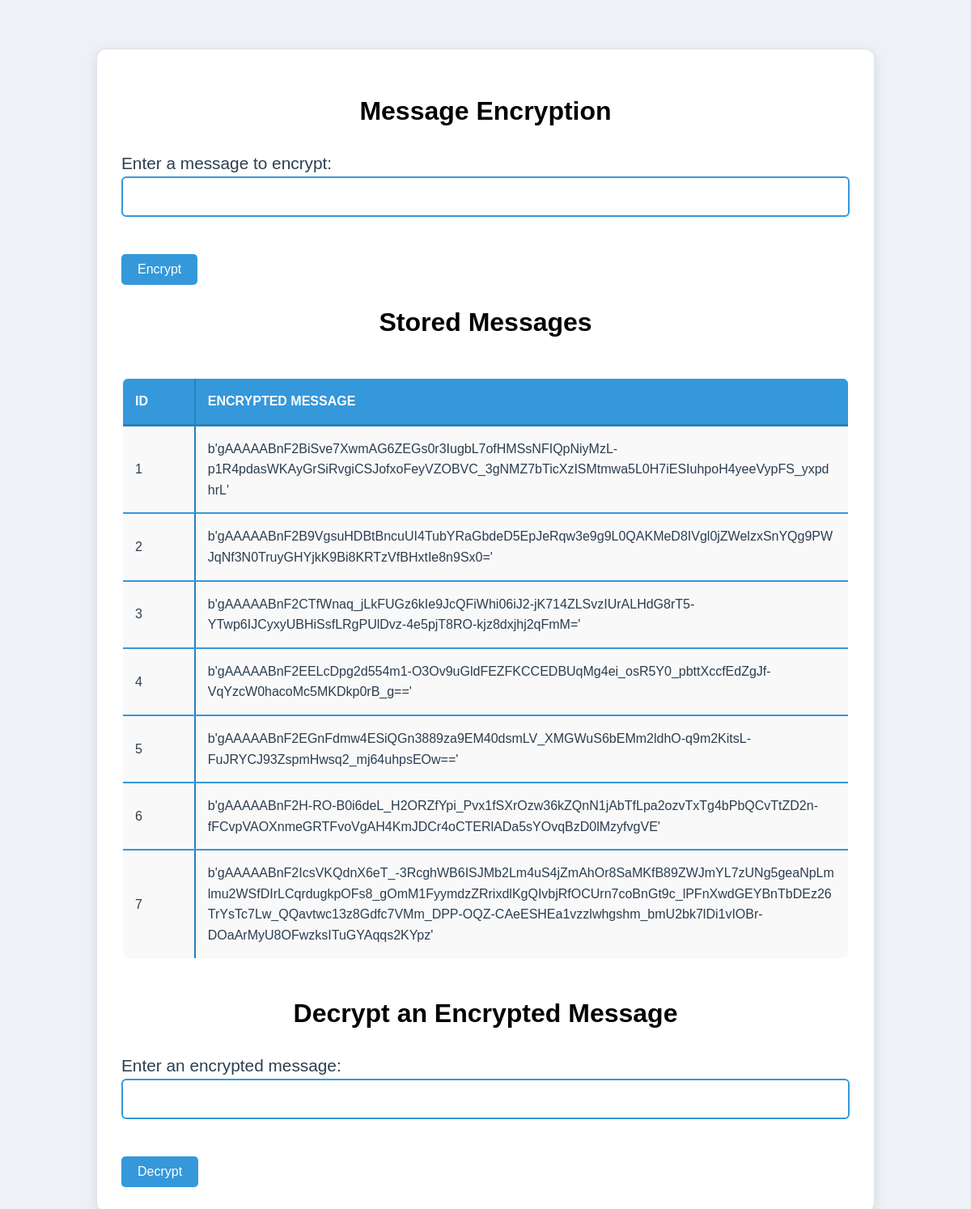
The page / on the database its author committed.
### tables this page shows
CREATE TABLE messages (
            id INTEGER PRIMARY KEY AUTOINCREMENT,
            original_message TEXT NOT NULL,
            encrypted_message TEXT NOT NULL,
            decrypted_message TEXT
        );

### app.py (the view)
@app.route('/')
def index():
    messages = get_messages()
    return render_template('index.html', messages=messages)

### app.py (called while the page is built)
def get_messages():
    conn = sqlite3.connect('secure_it.db')
    cursor = conn.cursor()
    cursor.execute('SELECT id, original_message, encrypted_message FROM messages')
    messages = cursor.fetchall()
    conn.close()
    return messages

### templates/index.html (shortened to what this page needs)
<!DOCTYPE html>
<html lang="en">
<head>
    <link rel="stylesheet" href="{{ url_for('static', filename='style.css') }}">
</head>
<body>
    <div class="container">
        <h1>Message Encryption</h1>
        <form action="/encrypt" method="POST">
            <label for="message">Enter a message to encrypt:</label><br>
            <input type="text" id="message" name="message" required><br><br>
            <button type="submit">Encrypt</button>
        </form>
        <h1 >Stored Messages</h1>
        <div class="table-container">
            <table>
                <colgroup>
                    <col style="width: 10%;">
                    <col style="width: 90%;">
                </colgroup>
                <thead>
                    <tr>
                        <th>ID</th>
                        <th>Encrypted Message</th>
                    </tr>
                </thead>
                <tbody>
                    {% for message in messages %}
                    <tr>
                        <td>{{ message[0] }}</td>
                        <td>{{ message[2] }}</td>
                    </tr>
                    {% endfor %}
                </tbody>
            </table>
        </div>
        <h1>Decrypt an Encrypted Message</h1>
        <form action="/manual_decrypt" method="POST">
            <label for="manual_encrypted_message">Enter an encrypted message:</label><br>
            <input type="text" id="manual_encrypted_message" name="manual_encrypted_message" required><br><br>
            <button type="submit">Decrypt</button>
        </form>
    </div>
</body>
</html>

### static/style.css (style rules this page uses)
body { font-family: 'Arial', sans-serif; font-size: 16px; line-height: 1.6; padding: 20px; background-color: #eef2f7; color: #2c3e50; margin: 0; box-sizing: border-box; font-family: 'Comic Sans MS', cursive, sans-serif; }
.container { max-width: 900px; margin: 40px auto; background-color: #ffffff; padding: 30px; border-radius: 12px; box-shadow: 0 4px 15px rgba(0, 0, 0, 0.1); transition: box-shadow 0.3s ease-in-out; border: 1px solid #dce3ed; font-family: 'Comic Sans MS', cursive, sans-serif; overflow-x: auto; }
.table-container { overflow-x: auto; font-family: 'Comic Sans MS', cursive, sans-serif; width: 100%; }
table { width: 100%; border-collapse: collapse; margin: 20px 0; font-size: 1em; background-color: #fff; table-layout: fixed; border: 2px solid #3498db; border-radius: 8px; overflow: hidden; font-family: 'Comic Sans MS', cursive, sans-serif; }
table, th, td { border: 2px solid #3498db; word-wrap: break-word; font-family: 'Comic Sans MS', cursive, sans-serif; }
th, td { padding: 15px; text-align: left; vertical-align: middle; border-left: 2px solid #2980b9; border-right: 2px solid #2980b9; font-family: 'Comic Sans MS', cursive, sans-serif; }
th { background-color: #3498db; color: white; font-weight: bold; text-transform: uppercase; border-bottom: 3px solid #2980b9; font-family: 'Comic Sans MS', cursive, sans-serif; }
td { background-color: #f9f9f9; font-family: 'Comic Sans MS', cursive, sans-serif; transition: background-color 0.3s ease; }
h1, h2 { text-align: center; color: #000000; font-family: 'Comic Sans MS', cursive, sans-serif; }
button { padding: 10px 20px; background-color: #3498db; color: white; border: none; border-radius: 5px; cursor: pointer; font-size: 1em; transition: background-color 0.3s ease-in-out; font-family: 'Comic Sans MS', cursive, sans-serif; }
input[type="text"] { width: 100%; padding: 12px; font-size: 1.2em; border: 2px solid #3498db; border-radius: 6px; margin-bottom: 20px; box-sizing: border-box; transition: border-color 0.3s ease-in-out; font-family: 'Comic Sans MS', cursive, sans-serif; }
label { font-size: 1.3em; color: #2c3e50; font-family: 'Comic Sans MS', cursive, sans-serif; }

### rows shown on the page
messages: id "1", encrypted_message "b'gAAAAABnF2BiSve7XwmAG6ZEGs0r3IugbL7ofHMSsNFIQpNiyMzL-p1R4pdasWKAyGrSiRvgiCSJofxoFeyVZOBVC_3gNMZ7bTicXzISMtmwa5L0H7iESIuhpoH4yeeVypFS_yxpdhrL'"
messages: id "2", encrypted_message "b'gAAAAABnF2B9VgsuHDBtBncuUI4TubYRaGbdeD5EpJeRqw3e9g9L0QAKMeD8IVgl0jZWelzxSnYQg9PWJqNf3N0TruyGHYjkK9Bi8KRTzVfBHxtIe8n9Sx0='"
messages: id "3", encrypted_message "b'gAAAAABnF2CTfWnaq_jLkFUGz6kIe9JcQFiWhi06iJ2-jK714ZLSvzIUrALHdG8rT5-YTwp6IJCyxyUBHiSsfLRgPUlDvz-4e5pjT8RO-kjz8dxjhj2qFmM='"
messages: id "4", encrypted_message "b'gAAAAABnF2EELcDpg2d554m1-O3Ov9uGldFEZFKCCEDBUqMg4ei_osR5Y0_pbttXccfEdZgJf-VqYzcW0hacoMc5MKDkp0rB_g=='"
messages: id "5", encrypted_message "b'gAAAAABnF2EGnFdmw4ESiQGn3889za9EM40dsmLV_XMGWuS6bEMm2ldhO-q9m2KitsL-FuJRYCJ93ZspmHwsq2_mj64uhpsEOw=='"
messages: id "6", encrypted_message "b'gAAAAABnF2H-RO-B0i6deL_H2ORZfYpi_Pvx1fSXrOzw36kZQnN1jAbTfLpa2ozvTxTg4bPbQCvTtZD2n-fFCvpVAOXnmeGRTFvoVgAH4KmJDCr4oCTERlADa5sYOvqBzD0lMzyfvgVE'"
messages: id "7", encrypted_message "b'gAAAAABnF2IcsVKQdnX6eT_-3RcghWB6ISJMb2Lm4uS4jZmAhOr8SaMKfB89ZWJmYL7zUNg5geaNpLmlmu2WSfDIrLCqrdugkpOFs8_gOmM1FyymdzZRrixdlKgQIvbjRfOCUrn7coBnGt9c_lPFnXwdGEYBnTbDEz26TrYsTc7Lw_QQavtwc13z8Gdfc7VMm_DPP-OQZ-CAeESHEa1vzzlwhgshm_bmU2bk7lDi1vIOBr-DOaArMyU8OFwzksITuGYAqqs2KYpz'"
